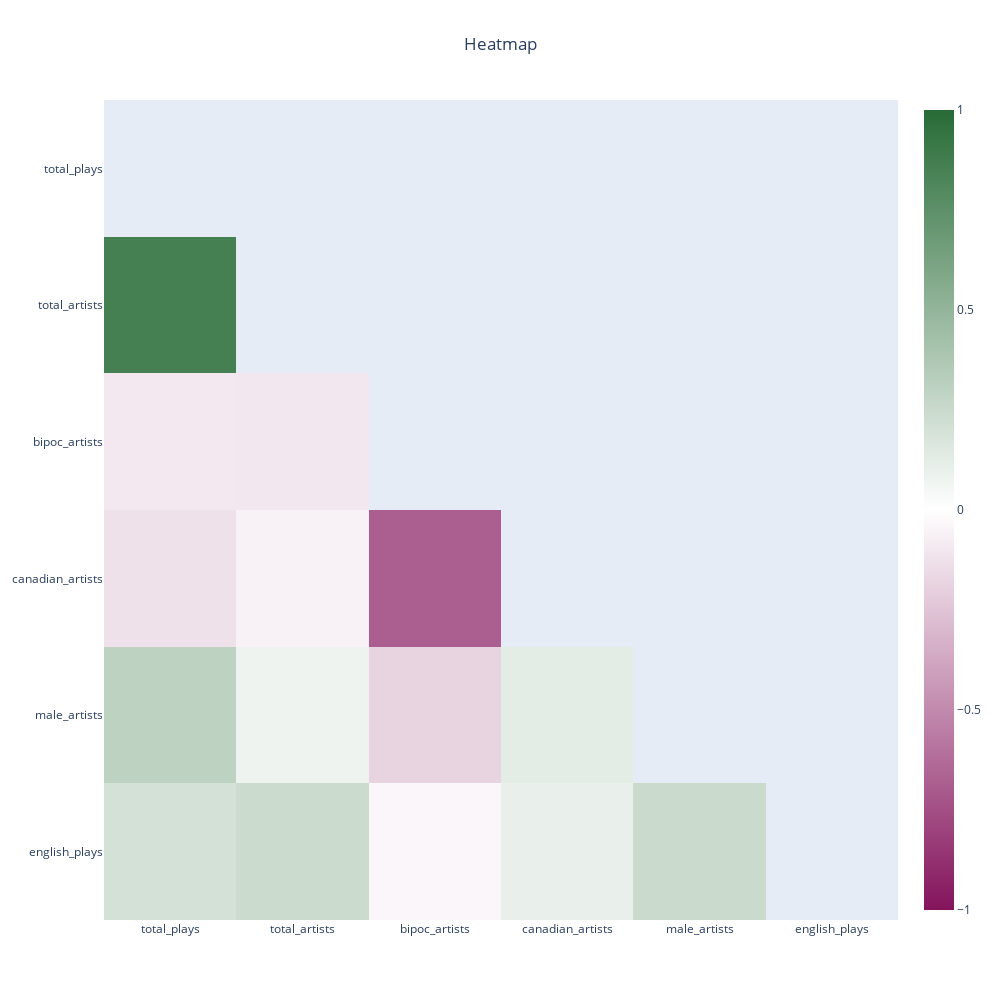

Source (notebook cell):
### Code cell
station_numeric = station_df[[
                                'total_plays',
                                'total_artists',
                                'bipoc_artists',
                                'canadian_artists',
                                'male_artists',
                                'english_plays'
                            ]]
plot_correlation_matrix(station_numeric)

### Figure 1 — Plotly figure (JSON) as saved in the notebook; plotly's stock layout.template omitted (floating-point values rounded to 4 significant figures)
{"data": [{"colorscale": [[0, "#84145C"], [0.5, "rgb(255,255,255)"], [1, "#276B36"]], "text": [[null, null, null, null, null, null], [0.8588, null, null, null, null, null], [-0.09685, -0.1003, null, null, null, null], [-0.1264, -0.05354, -0.6803, null, null, null], [0.3027, 0.08036, -0.1888, 0.1303, null, null], [0.2059, 0.2423, -0.03888, 0.09981, 0.2442, null]], "type": "heatmap", "x": ["total_plays", "total_artists", "bipoc_artists", "canadian_artists", "male_artists", "english_plays"], "y": ["total_plays", "total_artists", "bipoc_artists", "canadian_artists", "male_artists", "english_plays"], "z": [[null, null, null, null, null, null], [0.8588, null, null, null, null, null], [-0.09685, -0.1003, null, null, null, null], [-0.1264, -0.05354, -0.6803, null, null, null], [0.3027, 0.08036, -0.1888, 0.1303, null, null], [0.2059, 0.2423, -0.03888, 0.09981, 0.2442, null]], "zmax": 1, "zmin": -1}], "layout": {"height": 1000, "title": {"text": "Heatmap", "x": 0.5}, "width": 1000, "xaxis": {"showgrid": false, "zeroline": false}, "yaxis": {"autorange": "reversed", "showgrid": false, "zeroline": false}}}
